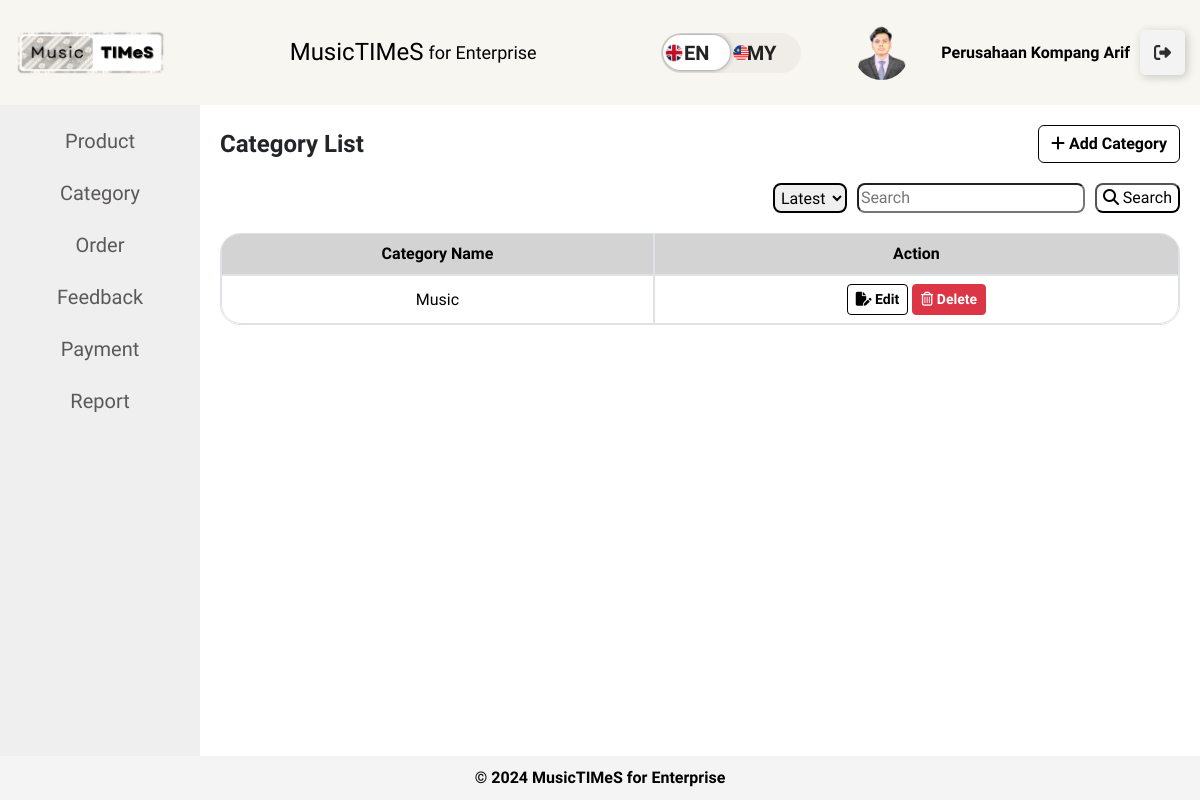
The page /enterprise/category-listing.php (signed in) on the database its author committed.
### tables this page shows
CREATE TABLE `enterprise` (
  `enterprise_id` int(11) NOT NULL,
  `enterprise_name` varchar(100) DEFAULT NULL,
  `enterprise_username` varchar(20) DEFAULT NULL,
  `enterprise_email` varchar(100) DEFAULT NULL,
  `enterprise_password` varchar(255) DEFAULT NULL,
  `enterprise_image` varchar(255) DEFAULT NULL,
  `enterprise_phone` varchar(15) DEFAULT NULL,
  `enterprise_address` text DEFAULT NULL,
  `ssm_certificate` varchar(255) DEFAULT NULL,
  `confirm_password` varchar(255) DEFAULT NULL,
  `otp` int(6) DEFAULT NULL,
  `otp_sent_at` timestamp NULL DEFAULT NULL,
  `verified_at` timestamp NULL DEFAULT NULL,
  `is_verified` tinyint(1) NOT NULL
);

CREATE TABLE `category` (
  `category_id` int(5) NOT NULL,
  `category_name` varchar(50) DEFAULT NULL,
  `created_category` timestamp NOT NULL DEFAULT current_timestamp(),
  `updated_category` timestamp NOT NULL DEFAULT current_timestamp() ON UPDATE current_timestamp(),
  `enterprise_id` int(11) NOT NULL
);

### enterprise/category-listing.php (the view, shortened to what this page needs)
<?php include './layout/main.php';?>
<head>
</head>
<main>
    <?php include './layout/menu.php';?>
    <?php
        $enterprise_id = $_SESSION['enterprise_id'];
        $sort_order = isset($_GET['sort_order']) ? $_GET['sort_order'] : 'latest';
        $search_query = isset($_GET['search_query']) ? $_GET['search_query'] : '';
        $query = "SELECT * FROM category WHERE enterprise_id = ?";
        switch ($sort_order) {
            case 'latest':
                $query .= " ORDER BY category_id DESC";
                break;
        }
        $stmt = $conn->prepare($query);
        if ($search_query) {
            $stmt->bind_param("is", $enterprise_id, $search_query);
        } else {
            $stmt->bind_param("i", $enterprise_id);
        }
        $stmt->execute();
        $result = $stmt->get_result();
    ?>
    <section>
        <div class="header-container">
            <h1 style="font-weight: bold;"><?php echo __('category_list'); ?></h1>
            <a href="/musictimes/enterprise/category-add.php" class="btn btn-secondary"><i class="fa-solid fa-plus fa-beat-fade"></i> <?php echo __('add_category'); ?></a>
        </div>
        <div class="filter-container">
            <form method="GET" class="filter-form">
                <select name="sort_order" style="border-radius: 8px; border: solid 2px black; padding: 2px;">
                    <option value="latest" <?php if ($sort_order == 'latest') echo 'selected'; ?>><?php echo __('latest') ?></option>
                </select>
                <input type="text" name="search_query" style="border-radius: 8px;" autocomplete="off" placeholder="<?php echo __('search') ?>" value="<?php echo htmlspecialchars($search_query); ?>">
                <button type="submit" style="border-radius: 8px; transition: background-color 0.5s, color 0.5s; background-color: white; color: black;" onmouseover="this.style.backgroundColor='black'; this.style.color='white';" onmouseout="this.style.backgroundColor='white'; this.style.color='black';"><i class="fa-solid fa-magnifying-glass fa-beat-fade"></i> <?php echo __('search'); ?></button>
            </form>
        </div>
        <table class="table table-bordered">
            <thead>
                <tr>
                    <th><?php echo __('category_name'); ?></th>
                    <th><?php echo __('action'); ?></th>
                </tr>
            </thead>
            <tbody>
                <?php
                if ($result->num_rows > 0) {
                    while ($category = $result->fetch_assoc()) { ?>
                        <tr>
                            <td><?php echo htmlspecialchars($category['category_name']); ?></td>
                            <td>
                                <a href="/musictimes/enterprise/category-edit.php?id=<?php echo $category['category_id']; ?>" class="btn btn-secondary btn-sm" style="font-weight: bold;">
                                    <i class="fa-solid fa-file-pen fa-beat-fade"></i> <?php echo __('edit'); ?>
                                </a>
                                <a href="/musictimes/enterprise/controller/category-delete.php?id=<?php echo $category['category_id']; ?>" class="btn btn-danger btn-sm" style="font-weight: bold;">
                                    <i class="fa-regular fa-trash-can fa-beat-fade"></i> <?php echo __('delete'); ?>
                                </a>
                            </td>
                        </tr>
                <?php }} else { ?>
                    <tr>
                        <td colspan="2" style="color: red;"><i class="fa-solid fa-face-frown-open fa-bounce"></i> <?php echo __('no_category_table'); ?></td>
                    </tr>
                <?php } ?>
            </tbody>
        </table>
    </section>
</main>
<?php include './layout/footer.php';?>
</body>
</html>

### enterprise/layout/main.php (shortened to what this page needs)
<?php
include '../db.php';
?>
<?php
$language = 'en';
$langFile = "../languages/{$language}.php";
if (file_exists($langFile)) {
    $translations = include $langFile;
} else {
    $translations = [];
}
function __($key) {
    global $translations;
    return $translations[$key] ?? $key;
}
?>
<!DOCTYPE html>
<html lang="en">
<head>
    <link href="https://cdn.jsdelivr.net/npm/bootstrap@5.3.2/dist/css/bootstrap.min.css" rel="stylesheet">
    <link rel="stylesheet" href="../style/sidebar_enterprise.css">
</head>
<body>
<header>
    <img src="../image/logo.png" alt="MusicTIMeS Logo" id="logo">
    <h1>MusicTIMeS <span><?php echo __('title')?></span></h1>
    <div class="header-options">
        <div class="btn-container">
            <form method="post" id="languageForm">
                <label class="switch btn-language-mode-switch">
                    <label class="btn-language-mode-switch-inner" data-off="en" data-on="my" for="language_mode" style="text-transform: uppercase; display:flex;align-items:center; font-size:12px">
                        <img src="../image/england.png" alt="EN Flag" style="width: 20px; height: 20px; margin-left:3px; z-index:1000" /></img>
                        <img src="../image/malaysia.png" alt="MY Flag" style="width: 20px; height: 20px; margin-left:47px; z-index:1000" /></img>
                    </label>
                </label>
            </form>
        </div>
        <div class="profile-option" style="background-color: #F8F6F0;">
            <?php
                $enterprise_username = $_SESSION['enterprise_username'];
                $query = "SELECT enterprise_name, enterprise_image FROM enterprise WHERE enterprise_username='$enterprise_username'";
                $result = $conn->query($query);
                $enterprise = $result->fetch_assoc();
            ?>
            <div class="profile-info">
            <div class="profile-image">
                <?php
                $image_path = "/musictimes/image/enterprise/";
                $default_image = "/musictimes/image/default-profile-image.png";
                if (!empty($enterprise['enterprise_image']) && file_exists($_SERVER['DOCUMENT_ROOT'] . $image_path . $enterprise['enterprise_image'])) {
                    $image_path .= $enterprise['enterprise_image'];
                } else {
                    $image_path = $default_image;
                }
                echo '<img src="' . htmlspecialchars($image_path, ENT_QUOTES, 'UTF-8') . '" alt="Enterprise Profile Image" style="width: 50%; height: 50%; max-width: 100px; max-height: 100px; border-radius: 50%;">';
                ?>
            </div>
            <div class="profile-details">
                <a href="./enterprise-profile.php" class="enterprise-link" style="color: initial; text-decoration: none;" onmouseover="this.style.color='grey'" onmouseout="this.style.color='initial'">
                    <p class="enterprise-name"><?php echo $enterprise['enterprise_name']; ?></p>
                </a>
            </div>
            </div>
            </div>
        <div>
        <a class="logout-button" href="#" onclick="confirmLogout()">
        <div class="sign"></div>
        <div class="text"><?php echo __('logout')?></div></a>
            </div>
    </div>
</header>

### style/sidebar_enterprise.css (style rules this page uses)
* { font-family: "Freeman", sans-serif; }
body { font-family: Arial Narrow; margin: 0; padding: 0; display: flex; flex-direction: column; min-height: 100vh; background-color: #f4f4f4; }
header { background-color: #F8F6F0; color: black; padding: 15px; text-align: center; flex-shrink: 0; display: flex; justify-content: space-between; align-items: center; box-shadow: 0 2px 5px rgba(0, 0, 0, 0.2); }
#logo { max-width: 150px; height: auto; }
h1 { margin: 0; font-size: 1.5em; display: flex; align-items: center; }
span { font-weight: normal; font-size: 0.8em; margin-left: 5px; }
.header-options { display: flex; align-items: center; }
.language-dropdown, .profile-option, .logout-option { margin-left: 20px; }
.language-dropdown a, .profile-option a, .logout-option a { color: black; }
select { padding: 8px; border: none; border-radius: 4px; }
a { color: white; text-decoration: none; }
header span { font-size: large; }
.logout-button { --black: #000000; --ch-black: #141414; --eer-black: #1b1b1b; --night-rider: #2e2e2e; --white: #ffffff; --af-white: #f3f3f3; --ch-white: #e1e1e1; display: flex; align-items: center; justify-content: flex-start; width: 45px; height: 45px; border: none; border-radius: 5px; cursor: pointer; position: relative; overflow: hidden; transition-duration: .3s; box-shadow: 2px 2px 10px rgba(0, 0, 0, 0.199); background-color: var(--af-white); }
.sign { width: 100%; transition-duration: .3s; display: flex; align-items: center; justify-content: center; }
.sign svg { width: 17px; }
main { display: flex; flex: 1; background-color: #fff; }
section { flex: 1; padding: 20px; }
.btn-container { display: table-cell; vertical-align: middle; text-align: center; }
.btn-language-mode-switch { display: inline-block; margin: 0px; position: relative; }
.btn-language-mode-switch > label.btn-language-mode-switch-inner { margin: 0px; width: 140px; height: 40px; background-color: #f0ede9; border-radius: 26px; overflow: hidden; position: relative; transition: all 0.3s ease; display: block; }
.btn-language-mode-switch > label.btn-language-mode-switch-inner:before { content: attr(data-on); position: absolute; font-size: 20px; font-weight: 600; right: 25px; color: #222; }
.btn-language-mode-switch > label.btn-language-mode-switch-inner:after { content: attr(data-off); width: 67px; height: 35px; left: 2px; background: #fff; border-radius: 26px; position: absolute; font-size: 20px; display: flex; justify-content: center; text-align: center; transition: all 0.3s ease; box-shadow: 0px 0px 6px -2px #111; padding: 5px 0px; color: #222; font-weight: 600; align-items: center; }
.profile-option { display: flex; align-items: center; justify-content: space-between; padding: 10px; background-color: #F8F6F0; border-radius: 10px; }
.profile-info { display: flex; align-items: center; }
.profile-image img { width: 25%; height: 25%; max-width: 40px; max-height: 40px; border-radius: 50%; margin-right: 10px; }
.enterprise-name { font-weight: bold; margin: 0; }

### enterprise/layout/main.php (style rules this page uses)
.profile-details { position: relative; display: inline-block; }
.enterprise-link { color: initial; text-decoration: none; }

### enterprise/category-listing.php (style rules this page uses)
* { font-family: "Freeman", sans-serif; }
.table { border-collapse: separate; border-spacing: 0; border-radius: 20px; overflow: hidden; border: 1px solid #dee2e6; }
.table th, .table td { border: 1px solid #dee2e6; }
.table thead th { background-color: lightgrey; text-align: center; border-top: none; }
.table tbody tr:first-child td:first-child { border-top-left-radius: 0px; }
.table tbody tr:first-child td:last-child { border-top-right-radius: 0px; }
.table tbody tr:last-child td:first-child { border-bottom-left-radius: 20px; }
.table tbody tr:last-child td:last-child { border-bottom-right-radius: 20px; }
.table td { text-align: center; vertical-align: middle; }
.btn.btn-secondary { font-weight: bold; background-color: white; border: solid 1px black; color: black; }
.filter-container { display: flex; justify-content: flex-end; align-items: center; margin-bottom: 20px; }
.filter-form { display: flex; gap: 10px; }
.header-container { display: flex; justify-content: space-between; align-items: center; margin-bottom: 20px; }

### rows shown on the page
enterprise: enterprise_image (picture), enterprise_name "Perusahaan Kompang Arif"
category: category_name "Music"

### other values the page prints
__('title') "for Enterprise"
__('product') "Product"
__('category') "Category"
__('order') "Order"
__('feedback') "Feedback"
__('payment') "Payment"
__('report') "Report"
__('category_list') "Category List"
__('add_category') "Add Category"
__('search') "Search"
__('category_name') "Category Name"
__('action') "Action"
form field sort_order "Latest"
